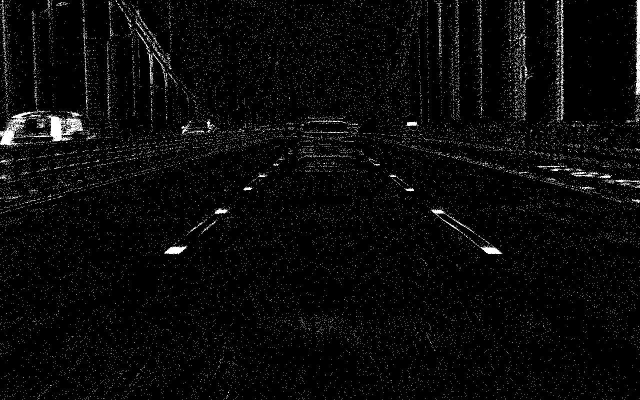
#> input picture images/757.jpg, 1280 x 800 px (shown at 1/2 size)
$ jupyter execute 'lane detection.ipynb'   (shell and % lines are left out)
#> lines starting #> are read from the running program, lines starting #| are printed output that depends on the picture; after the words box and inside, x2 and y2 are one past the last pixel; in counts of white or black regions, pixels touching at a corner belong together
# Lane detection work

When looking for a problem that interested us (Naama Shapira 318254240 and Gilad Ilani 307884098), we came to the conclusion that lane detection is something that interests us both. We went through several possibilities for this problem, with several different ideas on how to process the data, how to manipulate it and what information we can get from it. After a lot of deliberation we ultimately decided to go with the DET data set.
According to https://paperswithcode.com/sota/lane-detection-on-det, this dataset hasn't been used by any research except for the one how created and made first paper upon it.
We thought that with the advancement that accrued over the years, and with the fact that no one made any progress with this data since it was originals posted, that we can make feather progress with it.

## About the problem:

Autonomous Vehicles are not a dream but a living fact. It will bring not only a great advance in global economy and life spend, but also an enormous leap in engineering in general and computer science in particular. Behind it's general idea relay countless problems which waiting to be solved, of already been solved: Object detecting, environment prediction, agent decision making and much more. We have decided to contributing to the solution of the lane detection problem. Altho we know of a lot of industry companies which has common solution to that problem, it is still considered as half-baked solution: most of the known models are failing in some edge cases and aren't dealing well with test datasets.

## About the data  - and why DVS:

DET dataset is a sires of 'photos' taken from a front camera of a moving car driving mostly on highways in the country of China.
We write 'photos' because it is not actually output of a camera but a senor called Dynamic Vision Sensor (DVS). It is an event-based sensor to lane which measure the changes in each pixar in 'light' it if it changed.
This simple process (we presented it simply, there are a few more things happens under the hood) is a great contributor to the lane dictation specificity and autonomous vehicles generally from a few reasons:

High frequency samples - DVS has can make much more samples in a given time, causing the data fed to the agent be much more updated.
Light and reflection resistance - most cameras which are used in current vehicles are reflected by the amount of light inserted to their sensor, when DVS is reflected from the change of the light. so a reflection from a window or a bright light from a crossing car can hurt the camera's ability to  get any info from the environment, while DVS will not.
Light data - since DVS output siriases of ones and zeros, each photo is much smaller in memory then a 3 dimensions, 255 colors image taken from regular photo, causing the whole calculation process to be much faster and lighter.

The dataset is available here: https://spritea.github.io/DET/

Example on an image taken using DVS:

## Cleaning the data:

In DET dataset, the DVS out put arrived as images and not as raw data. This caused some noise around each 'lighted' pixel.
Cleaning it was simple - iterating on each pixel - if it's lighter then grey - keep it, else - blank it.
This assured us that only true-white pixels remained.

[cell 1]
import numpy as np
from cv2 import imread, cvtColor, COLOR_BGR2GRAY, line
from matplotlib import pyplot as plt
from sklearn import linear_model

[cell 2]
def delete_none_binary_pixels(img:np.ndarray):
    threshold = 240
    height, width = img.shape

    for i in range(height):
        for j in range(width):
            if img[i, j] > threshold:
                img[i, j] = 255
            else:
                img[i, j] = 0

    return img

img = imread('./images/757.jpg')
#> img is the input picture: shape (800, 1280, 3); min 0, max 255, mean 11
small = img[420:470,380:430,:]

gray = cvtColor(small, COLOR_BGR2GRAY)
binary = delete_none_binary_pixels(gray)
#> after the loop in delete_none_binary_pixels, `for i in range(height):`:
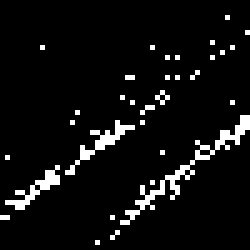
#> img: shape (50, 50) (shown 5 times larger); 6.3% white in thin lines or dots
plt.figure()

f, axarr = plt.subplots(1,2)
axarr[0].imshow(small)
axarr[1].imshow(binary)

plt.show()
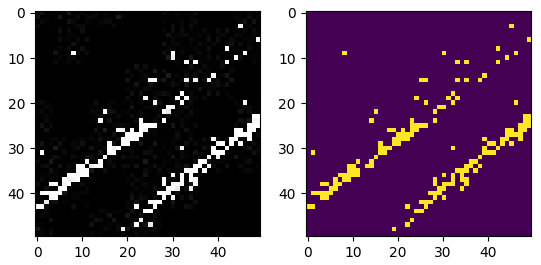
#> figure drawn by matplotlib, 2 panels

Next thing to clean is the random points which are scattered all over the background in each photo. Those is noise from the actual sensor.
you can see in the right picture above that some of the points are separated from other group of point. we found them by checking their neighbors - if there aren't any' or only 1 - we blanked them.

[cell 3]
def delete_noise_by_neighbors(img:np.ndarray, kernel=[-1, 0, 1], min_neighbors_amount=3):
#> called with min_neighbors_amount = 3
    height, width = img.shape
    out_img = np.zeros((height, width))
    for i in range(height):
        for j in range(width):
            if img[i, j] == 0:
                continue
            counter = 0
            for k in kernel:
                for m in kernel:
                    try:
                        if img[i + k, j + m] == 255:
                            counter += 1
                    except IndexError:
                        # kernel out of picture bound
                        pass
            # -1 ==> don't count a pixel as its own neighbor!
            if counter - 1 > min_neighbors_amount:
                out_img[i, j] = 255
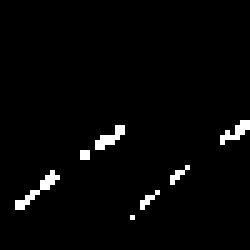
#> out_img: shape (50, 50) float64 (shown 5 times larger); 2.5% white in thin lines or dots, all inside (x1, y1, x2, y2) = (3, 24, 50, 44)

    return out_img

only_grouped = delete_noise_by_neighbors(binary)

plt.imshow(only_grouped)
plt.show()

We combained our preprocess mehods into a general one:

[cell 4]
def general(image_name:str, min_neighbors_amount_list = [2, 1])->np.ndarray:
#> called with image_name = './images/10.jpg'
    img = imread(image_name)
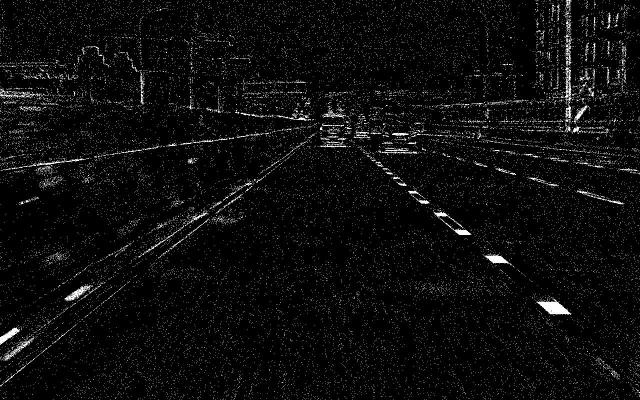
#> input picture images/10.jpg, 1280 x 800 px (shown at 1/2 size)
#> img is the input picture: shape (800, 1280, 3); min 0, max 255, mean 13.3
    img = cvtColor(img, COLOR_BGR2GRAY)
#> img: shape (800, 1280)
    img = delete_none_binary_pixels(img)
#> after the loop in delete_none_binary_pixels (call 2), `for i in range(height):`:
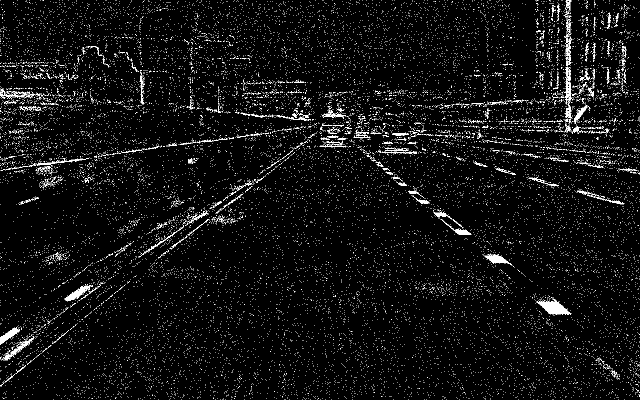
#> img: shape (800, 1280) (shown at 1/2 size); 3.9% white in thin lines or dots
    for min_neighbor in min_neighbors_amount_list:
        img = delete_noise_by_neighbors(img, min_neighbors_amount=min_neighbor)
#> this loop made 2 passes
#> pass 1, in general, `img = delete_noise_by_neighbors(img, min_neighbors_amount=min_neighbor)`:
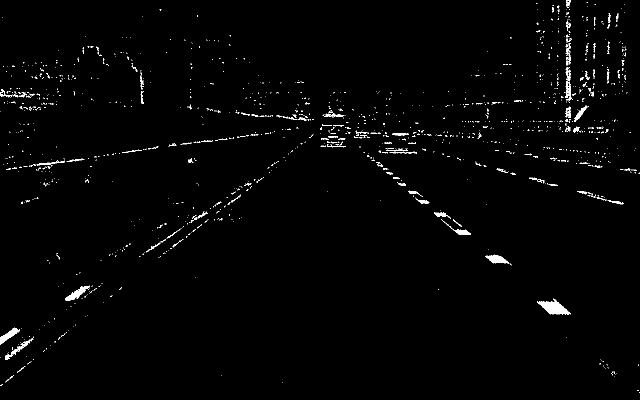
#> img: shape (800, 1280) float64 (shown at 1/2 size); 1.3% white in thin lines or dots
#> pass 2, in general, `img = delete_noise_by_neighbors(img, min_neighbors_amount=min_neighbor)`:
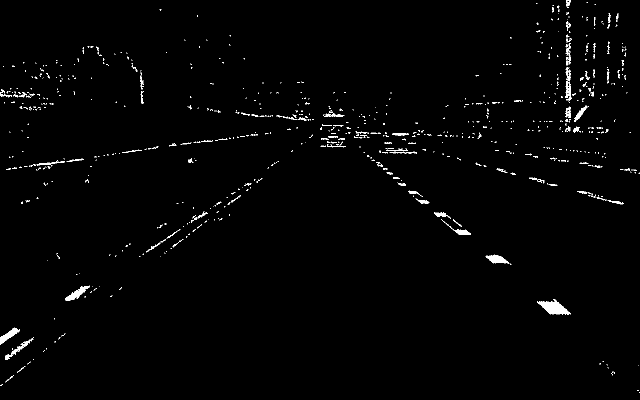
#> img: shape (800, 1280) float64 (shown at 1/2 size); 1.2% white in thin lines or dots
    return img

## Undestanding the dataset

We noticed that there are a few obsticals - noise that cannot be easly ignored, and that we needed to overcome in order to find the right lane.
The main obsticals that were:

    1. Lanes that curv.
    2. Lanes that have things written on them or lines going across them.
    3. Other Cars that covers large part of the lane.
    4. Diffret road types, like stright lines.
    5. Lane change of the obsever's car.


Curv:
<div>

</div>

Words on road
<div>

</div>

Line across road:
<div>

</div>

Diffrent road type:
<div>

</div>

## Dividing a frame
Over all we could divide a general frame into a 3 interest sections:

<div>

</div>

where Green is the target area, Red is the none-interest area - no even curved lanes arrive there, and Orange - the zone where the Green should be searched for.

This understanding narrows our search area a lot.

We do ignore the fact that the lane can be in the middle of the frame - when changing a lane. But the fact that it happens so little compare to the amount of the regular position, made us choose this hypothesis.

## Into the first solution

with prevues knowledge in mind, we started to look for common solution to find our lanes.
A very known one is using hough transform.

It is a very popular method to find lines which corresponds to a series of dots or lines.
Generally, it transform each point in space into a line, which called 'Hough space'. Then it find the spots with highest intersections amount. this spot is corresponding to a line in the original image.

When applied it on our data does manged to find the lines, but so does other lines.

[cell 5]
from skimage.transform import hough_line,hough_line_peaks

def all_hough_lines_transform(img):
    img = delete_none_binary_pixels(img)
    img = delete_noise_by_neighbors(img, min_neighbors_amount=2)
#> call 4 of delete_noise_by_neighbors, with min_neighbors_amount = 2
#> after the loop in delete_noise_by_neighbors (call 4), `for i in range(height):`:
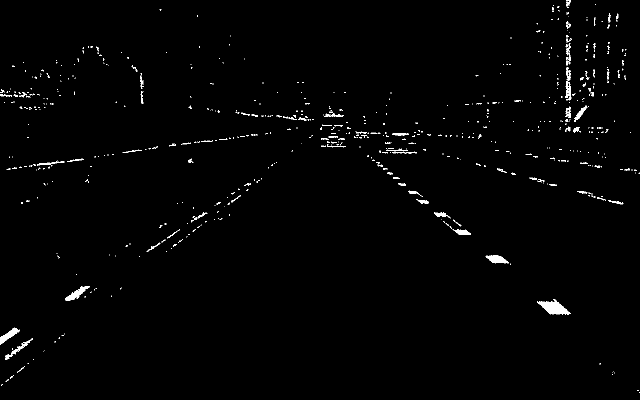
#> out_img: shape (800, 1280) float64 (shown at 1/2 size); 1.1% white in thin lines or dots

    img_unit8 = np.uint8(img)
#> img_unit8: shape (800, 1280); 1.1% white in thin lines or dots
    tested_angles = np.linspace(-np.pi / 2, np.pi / 2, 180)
    h_space, theta, dist = hough_line(img_unit8, tested_angles)
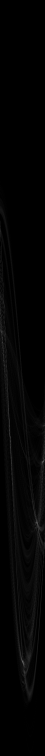
#> h_space: shape (3021, 180) uint64 (shown at 1/4 size); min 0, max 231, mean 3.6
#> theta = 180 values from -1.57 to 1.57; dist = 3021 values from -1510 to 1510
    angle_list = []
    fig, axes = plt.subplots(1, 1)

    axes.imshow(np.log(1 + h_space), aspect=0.05)
    plt.show()
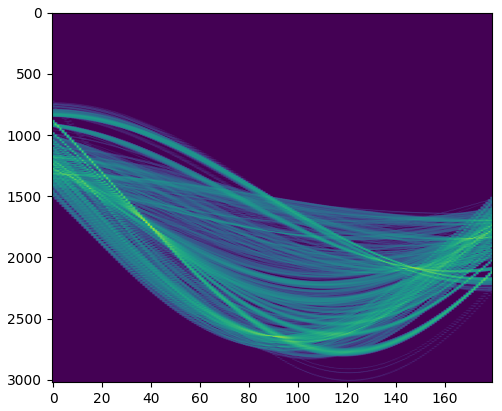
#> figure drawn by matplotlib, 1 panel
    fig, axes = plt.subplots(1, 1)
    axes.imshow(img, cmap='gray')

    origin = np.array((0, img.shape[1]))
    for _, angle, dist in zip(*hough_line_peaks(h_space, theta, dist)):
        angle_list.append(angle)
        y0, y1 = (dist - origin * np.cos(angle)) / np.sin(angle)
        axes.plot(origin, (y0, y1), '-r')
#> this loop made 10 passes
#> (angle, dist, y0, y1) on passes 1 to 8: (1.43, 337, 340.3, 159.4), (-0.904, 209, -266, 741.7), (1.01, 580, 685.3, -120.1), (-0.886, 224, -289.1, 755.5), (0.00878, 1135, 129340.5, -16518.1), (-0.869, 239, -313, 769.6), (-0.851, 255, -339.1, 782.6), (-0.921, 191, -239.8, 732)
#> (the rest of the program and of its run is left out)
